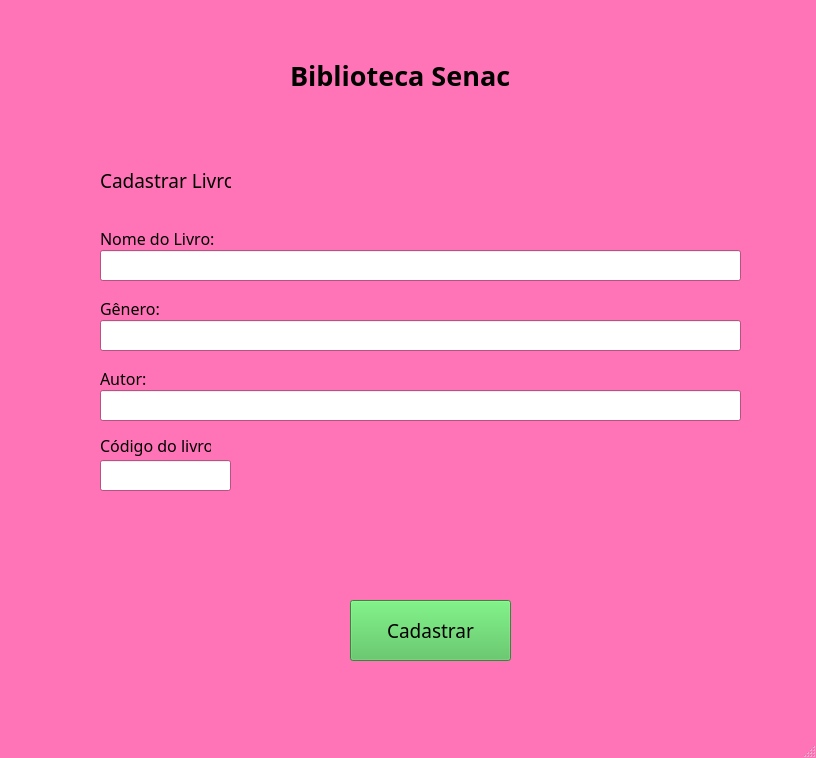
<?xml version="1.0" encoding="UTF-8"?>
<ui version="4.0">
 <class>MainWindow</class>
 <widget class="QMainWindow" name="MainWindow">
  <property name="geometry">
   <rect>
    <x>0</x>
    <y>0</y>
    <width>816</width>
    <height>758</height>
   </rect>
  </property>
  <property name="palette">
   <palette>
    <active>
     <colorrole role="Button">
      <brush brushstyle="SolidPattern">
       <color alpha="255">
        <red>0</red>
        <green>255</green>
        <blue>0</blue>
       </color>
      </brush>
     </colorrole>
     <colorrole role="Text">
      <brush brushstyle="SolidPattern">
       <color alpha="255">
        <red>0</red>
        <green>0</green>
        <blue>0</blue>
       </color>
      </brush>
     </colorrole>
     <colorrole role="Base">
      <brush brushstyle="SolidPattern">
       <color alpha="255">
        <red>255</red>
        <green>255</green>
        <blue>255</blue>
       </color>
      </brush>
     </colorrole>
     <colorrole role="Window">
      <brush brushstyle="SolidPattern">
       <color alpha="255">
        <red>255</red>
        <green>116</green>
        <blue>183</blue>
       </color>
      </brush>
     </colorrole>
     <colorrole role="PlaceholderText">
      <brush brushstyle="SolidPattern">
       <color alpha="128">
        <red>255</red>
        <green>0</green>
        <blue>0</blue>
       </color>
      </brush>
     </colorrole>
    </active>
    <inactive>
     <colorrole role="Button">
      <brush brushstyle="SolidPattern">
       <color alpha="255">
        <red>0</red>
        <green>255</green>
        <blue>0</blue>
       </color>
      </brush>
     </colorrole>
     <colorrole role="Text">
      <brush brushstyle="SolidPattern">
       <color alpha="255">
        <red>0</red>
        <green>0</green>
        <blue>0</blue>
       </color>
      </brush>
     </colorrole>
     <colorrole role="Base">
      <brush brushstyle="SolidPattern">
       <color alpha="255">
        <red>255</red>
        <green>255</green>
        <blue>255</blue>
       </color>
      </brush>
     </colorrole>
     <colorrole role="Window">
      <brush brushstyle="SolidPattern">
       <color alpha="255">
        <red>255</red>
        <green>116</green>
        <blue>183</blue>
       </color>
      </brush>
     </colorrole>
     <colorrole role="PlaceholderText">
      <brush brushstyle="SolidPattern">
       <color alpha="128">
        <red>255</red>
        <green>0</green>
        <blue>0</blue>
       </color>
      </brush>
     </colorrole>
    </inactive>
    <disabled>
     <colorrole role="Button">
      <brush brushstyle="SolidPattern">
       <color alpha="255">
        <red>0</red>
        <green>255</green>
        <blue>0</blue>
       </color>
      </brush>
     </colorrole>
     <colorrole role="Text">
      <brush brushstyle="SolidPattern">
       <color alpha="255">
        <red>120</red>
        <green>120</green>
        <blue>120</blue>
       </color>
      </brush>
     </colorrole>
     <colorrole role="Base">
      <brush brushstyle="SolidPattern">
       <color alpha="255">
        <red>255</red>
        <green>116</green>
        <blue>183</blue>
       </color>
      </brush>
     </colorrole>
     <colorrole role="Window">
      <brush brushstyle="SolidPattern">
       <color alpha="255">
        <red>255</red>
        <green>116</green>
        <blue>183</blue>
       </color>
      </brush>
     </colorrole>
     <colorrole role="PlaceholderText">
      <brush brushstyle="SolidPattern">
       <color alpha="128">
        <red>0</red>
        <green>0</green>
        <blue>0</blue>
       </color>
      </brush>
     </colorrole>
    </disabled>
   </palette>
  </property>
  <property name="font">
   <font>
    <family>HoloLens MDL2 Assets</family>
   </font>
  </property>
  <property name="windowTitle">
   <string>MainWindow</string>
  </property>
  <widget class="QWidget" name="centralwidget">
   <widget class="QPushButton" name="botaoCadastrarL">
    <property name="enabled">
     <bool>true</bool>
    </property>
    <property name="geometry">
     <rect>
      <x>350</x>
      <y>600</y>
      <width>161</width>
      <height>61</height>
     </rect>
    </property>
    <property name="palette">
     <palette>
      <active>
       <colorrole role="Button">
        <brush brushstyle="SolidPattern">
         <color alpha="255">
          <red>73</red>
          <green>191</green>
          <blue>81</blue>
         </color>
        </brush>
       </colorrole>
       <colorrole role="Base">
        <brush brushstyle="SolidPattern">
         <color alpha="255">
          <red>73</red>
          <green>191</green>
          <blue>81</blue>
         </color>
        </brush>
       </colorrole>
       <colorrole role="Window">
        <brush brushstyle="SolidPattern">
         <color alpha="255">
          <red>73</red>
          <green>191</green>
          <blue>81</blue>
         </color>
        </brush>
       </colorrole>
      </active>
      <inactive>
       <colorrole role="Button">
        <brush brushstyle="SolidPattern">
         <color alpha="255">
          <red>73</red>
          <green>191</green>
          <blue>81</blue>
         </color>
        </brush>
       </colorrole>
       <colorrole role="Base">
        <brush brushstyle="SolidPattern">
         <color alpha="255">
          <red>73</red>
          <green>191</green>
          <blue>81</blue>
         </color>
        </brush>
       </colorrole>
       <colorrole role="Window">
        <brush brushstyle="SolidPattern">
         <color alpha="255">
          <red>73</red>
          <green>191</green>
          <blue>81</blue>
         </color>
        </brush>
       </colorrole>
      </inactive>
      <disabled>
       <colorrole role="Button">
        <brush brushstyle="SolidPattern">
         <color alpha="255">
          <red>73</red>
          <green>191</green>
          <blue>81</blue>
         </color>
        </brush>
       </colorrole>
       <colorrole role="Base">
        <brush brushstyle="SolidPattern">
         <color alpha="255">
          <red>73</red>
          <green>191</green>
          <blue>81</blue>
         </color>
        </brush>
       </colorrole>
       <colorrole role="Window">
        <brush brushstyle="SolidPattern">
         <color alpha="255">
          <red>73</red>
          <green>191</green>
          <blue>81</blue>
         </color>
        </brush>
       </colorrole>
      </disabled>
     </palette>
    </property>
    <property name="font">
     <font>
      <pointsize>14</pointsize>
     </font>
    </property>
    <property name="cursor">
     <cursorShape>ArrowCursor</cursorShape>
    </property>
    <property name="styleSheet">
     <string notr="true">background-color:rgb(73, 191, 81)</string>
    </property>
    <property name="text">
     <string>Cadastrar</string>
    </property>
   </widget>
   <widget class="QLineEdit" name="inputNomeDoLivro">
    <property name="geometry">
     <rect>
      <x>100</x>
      <y>250</y>
      <width>641</width>
      <height>31</height>
     </rect>
    </property>
   </widget>
   <widget class="QLabel" name="labelNomeDoLivro">
    <property name="geometry">
     <rect>
      <x>100</x>
      <y>230</y>
      <width>121</width>
      <height>16</height>
     </rect>
    </property>
    <property name="palette">
     <palette>
      <active>
       <colorrole role="Text">
        <brush brushstyle="SolidPattern">
         <color alpha="255">
          <red>0</red>
          <green>0</green>
          <blue>0</blue>
         </color>
        </brush>
       </colorrole>
      </active>
      <inactive>
       <colorrole role="Text">
        <brush brushstyle="SolidPattern">
         <color alpha="255">
          <red>0</red>
          <green>0</green>
          <blue>0</blue>
         </color>
        </brush>
       </colorrole>
      </inactive>
      <disabled>
       <colorrole role="Text">
        <brush brushstyle="SolidPattern">
         <color alpha="255">
          <red>120</red>
          <green>120</green>
          <blue>120</blue>
         </color>
        </brush>
       </colorrole>
      </disabled>
     </palette>
    </property>
    <property name="font">
     <font>
      <family>HoloLens MDL2 Assets</family>
      <pointsize>12</pointsize>
     </font>
    </property>
    <property name="text">
     <string>Nome do Livro:</string>
    </property>
   </widget>
   <widget class="QLabel" name="labelGeneroDoLivro">
    <property name="geometry">
     <rect>
      <x>100</x>
      <y>300</y>
      <width>71</width>
      <height>16</height>
     </rect>
    </property>
    <property name="palette">
     <palette>
      <active>
       <colorrole role="Text">
        <brush brushstyle="SolidPattern">
         <color alpha="255">
          <red>0</red>
          <green>0</green>
          <blue>0</blue>
         </color>
        </brush>
       </colorrole>
      </active>
      <inactive>
       <colorrole role="Text">
        <brush brushstyle="SolidPattern">
         <color alpha="255">
          <red>0</red>
          <green>0</green>
          <blue>0</blue>
         </color>
        </brush>
       </colorrole>
      </inactive>
      <disabled>
       <colorrole role="Text">
        <brush brushstyle="SolidPattern">
         <color alpha="255">
          <red>120</red>
          <green>120</green>
          <blue>120</blue>
         </color>
        </brush>
       </colorrole>
      </disabled>
     </palette>
    </property>
    <property name="font">
     <font>
      <pointsize>12</pointsize>
     </font>
    </property>
    <property name="text">
     <string>Gênero:</string>
    </property>
   </widget>
   <widget class="QLabel" name="labelAutorDoLivro">
    <property name="geometry">
     <rect>
      <x>100</x>
      <y>370</y>
      <width>51</width>
      <height>16</height>
     </rect>
    </property>
    <property name="palette">
     <palette>
      <active>
       <colorrole role="Text">
        <brush brushstyle="SolidPattern">
         <color alpha="255">
          <red>0</red>
          <green>0</green>
          <blue>0</blue>
         </color>
        </brush>
       </colorrole>
      </active>
      <inactive>
       <colorrole role="Text">
        <brush brushstyle="SolidPattern">
         <color alpha="255">
          <red>0</red>
          <green>0</green>
          <blue>0</blue>
         </color>
        </brush>
       </colorrole>
      </inactive>
      <disabled>
       <colorrole role="Text">
        <brush brushstyle="SolidPattern">
         <color alpha="255">
          <red>120</red>
          <green>120</green>
          <blue>120</blue>
         </color>
        </brush>
       </colorrole>
      </disabled>
     </palette>
    </property>
    <property name="font">
     <font>
      <pointsize>12</pointsize>
     </font>
    </property>
    <property name="text">
     <string>Autor:</string>
    </property>
   </widget>
   <widget class="QLabel" name="tituloBibliotecaSenac">
    <property name="geometry">
     <rect>
      <x>290</x>
      <y>60</y>
      <width>231</width>
      <height>31</height>
     </rect>
    </property>
    <property name="font">
     <font>
      <family>HoloLens MDL2 Assets</family>
      <pointsize>20</pointsize>
      <weight>75</weight>
      <bold>true</bold>
      <underline>false</underline>
      <strikeout>false</strikeout>
     </font>
    </property>
    <property name="text">
     <string>Biblioteca Senac</string>
    </property>
   </widget>
   <widget class="QLabel" name="tituloCadastrarLivro">
    <property name="geometry">
     <rect>
      <x>100</x>
      <y>170</y>
      <width>131</width>
      <height>21</height>
     </rect>
    </property>
    <property name="font">
     <font>
      <family>HoloLens MDL2 Assets</family>
      <pointsize>14</pointsize>
     </font>
    </property>
    <property name="text">
     <string>Cadastrar Livro:</string>
    </property>
   </widget>
   <widget class="QLineEdit" name="inputCodigoDoLivro">
    <property name="geometry">
     <rect>
      <x>100</x>
      <y>460</y>
      <width>131</width>
      <height>31</height>
     </rect>
    </property>
   </widget>
   <widget class="QLabel" name="labelCodigoDoLivro">
    <property name="geometry">
     <rect>
      <x>100</x>
      <y>430</y>
      <width>111</width>
      <height>31</height>
     </rect>
    </property>
    <property name="palette">
     <palette>
      <active>
       <colorrole role="Text">
        <brush brushstyle="SolidPattern">
         <color alpha="255">
          <red>0</red>
          <green>0</green>
          <blue>0</blue>
         </color>
        </brush>
       </colorrole>
      </active>
      <inactive>
       <colorrole role="Text">
        <brush brushstyle="SolidPattern">
         <color alpha="255">
          <red>0</red>
          <green>0</green>
          <blue>0</blue>
         </color>
        </brush>
       </colorrole>
      </inactive>
      <disabled>
       <colorrole role="Text">
        <brush brushstyle="SolidPattern">
         <color alpha="255">
          <red>120</red>
          <green>120</green>
          <blue>120</blue>
         </color>
        </brush>
       </colorrole>
      </disabled>
     </palette>
    </property>
    <property name="font">
     <font>
      <pointsize>12</pointsize>
     </font>
    </property>
    <property name="text">
     <string>Código do livro:</string>
    </property>
   </widget>
   <widget class="QLineEdit" name="inputGeneroDoLivro">
    <property name="geometry">
     <rect>
      <x>100</x>
      <y>320</y>
      <width>641</width>
      <height>31</height>
     </rect>
    </property>
   </widget>
   <widget class="QLineEdit" name="inputAutorDoLivro">
    <property name="geometry">
     <rect>
      <x>100</x>
      <y>390</y>
      <width>641</width>
      <height>31</height>
     </rect>
    </property>
   </widget>
   <widget class="QLabel" name="label_aviso">
    <property name="geometry">
     <rect>
      <x>160</x>
      <y>530</y>
      <width>551</width>
      <height>31</height>
     </rect>
    </property>
    <property name="palette">
     <palette>
      <active>
       <colorrole role="WindowText">
        <brush brushstyle="SolidPattern">
         <color alpha="255">
          <red>255</red>
          <green>0</green>
          <blue>0</blue>
         </color>
        </brush>
       </colorrole>
       <colorrole role="Text">
        <brush brushstyle="SolidPattern">
         <color alpha="255">
          <red>255</red>
          <green>0</green>
          <blue>0</blue>
         </color>
        </brush>
       </colorrole>
       <colorrole role="ButtonText">
        <brush brushstyle="SolidPattern">
         <color alpha="255">
          <red>255</red>
          <green>0</green>
          <blue>0</blue>
         </color>
        </brush>
       </colorrole>
       <colorrole role="PlaceholderText">
        <brush brushstyle="NoBrush">
         <color alpha="128">
          <red>255</red>
          <green>0</green>
          <blue>0</blue>
         </color>
        </brush>
       </colorrole>
      </active>
      <inactive>
       <colorrole role="WindowText">
        <brush brushstyle="SolidPattern">
         <color alpha="255">
          <red>255</red>
          <green>0</green>
          <blue>0</blue>
         </color>
        </brush>
       </colorrole>
       <colorrole role="Text">
        <brush brushstyle="SolidPattern">
         <color alpha="255">
          <red>255</red>
          <green>0</green>
          <blue>0</blue>
         </color>
        </brush>
       </colorrole>
       <colorrole role="ButtonText">
        <brush brushstyle="SolidPattern">
         <color alpha="255">
          <red>255</red>
          <green>0</green>
          <blue>0</blue>
         </color>
        </brush>
       </colorrole>
       <colorrole role="PlaceholderText">
        <brush brushstyle="NoBrush">
         <color alpha="128">
          <red>255</red>
          <green>0</green>
          <blue>0</blue>
         </color>
        </brush>
       </colorrole>
      </inactive>
      <disabled>
       <colorrole role="WindowText">
        <brush brushstyle="SolidPattern">
         <color alpha="255">
          <red>255</red>
          <green>0</green>
          <blue>0</blue>
         </color>
        </brush>
       </colorrole>
       <colorrole role="Text">
        <brush brushstyle="SolidPattern">
         <color alpha="255">
          <red>255</red>
          <green>0</green>
          <blue>0</blue>
         </color>
        </brush>
       </colorrole>
       <colorrole role="ButtonText">
        <brush brushstyle="SolidPattern">
         <color alpha="255">
          <red>255</red>
          <green>0</green>
          <blue>0</blue>
         </color>
        </brush>
       </colorrole>
       <colorrole role="PlaceholderText">
        <brush brushstyle="NoBrush">
         <color alpha="128">
          <red>255</red>
          <green>0</green>
          <blue>0</blue>
         </color>
        </brush>
       </colorrole>
      </disabled>
     </palette>
    </property>
    <property name="font">
     <font>
      <pointsize>15</pointsize>
     </font>
    </property>
    <property name="styleSheet">
     <string notr="true">color: red;</string>
    </property>
    <property name="text">
     <string/>
    </property>
    <property name="alignment">
     <set>Qt::AlignCenter</set>
    </property>
   </widget>
  </widget>
  <widget class="QMenuBar" name="menubar">
   <property name="geometry">
    <rect>
     <x>0</x>
     <y>0</y>
     <width>816</width>
     <height>21</height>
    </rect>
   </property>
  </widget>
  <widget class="QStatusBar" name="statusbar"/>
 </widget>
 <resources/>
 <connections/>
</ui>
